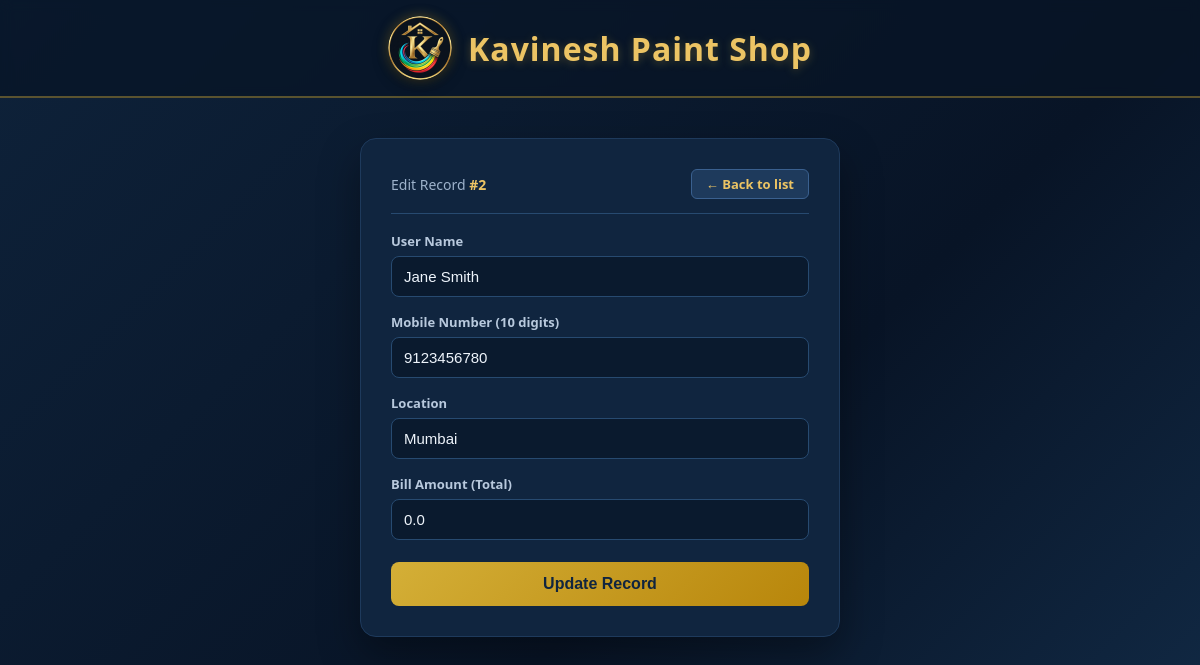
Screenshot of /admin/edit/2 (signed in) with the database file from the repository.
### tables this page shows
CREATE TABLE cards (
                id INTEGER PRIMARY KEY AUTOINCREMENT,
                number INTEGER UNIQUE NOT NULL,
                name TEXT NOT NULL,
                mobile TEXT NOT NULL,
                site TEXT NOT NULL,
                location TEXT NOT NULL,
                photo TEXT NOT NULL,
                card_image TEXT NOT NULL,
                created_at TEXT NOT NULL
            , amount REAL NOT NULL DEFAULT 0);

### app.py (the view, shortened to what this page needs)
@app.route("/admin/edit/<int:rec_id>", methods=["GET", "POST"])
@admin_required
def admin_edit(rec_id):
    db = get_db()
    rec = db.execute("SELECT * FROM cards WHERE id = ?", (rec_id,)).fetchone()
    if rec is None:
        abort(404)
    return render_template("edit.html", rec=rec, form={})

### app.py (called while the page is built)
def get_db():
    if "db" not in g:
        g.db = sqlite3.connect(DB_PATH)
        g.db.row_factory = sqlite3.Row
        g.db.execute("PRAGMA foreign_keys = ON")
    return g.db

@app.context_processor
def inject_globals():
    return {"MAX_NUMBER": MAX_NUMBER}

def admin_required(view):
    @wraps(view)
    def wrapped(*args, **kwargs):
        if not session.get("admin_logged_in"):
            return redirect(url_for("admin_login", next=request.path))
        return view(*args, **kwargs)
    return wrapped

### templates/edit.html (shortened to what this page needs)
<!doctype html>
<html lang="en">
<head>
  <link rel="stylesheet" href="{{ url_for('static', filename='style.css') }}">
</head>
<body>
  <header class="site-header">
    <a href="{{ url_for('index') }}" class="site-brand">
      <img class="site-logo" src="{{ url_for('static', filename='logo.png') }}" alt="Kavinesh Paint Shop Logo">
      <h1 class="site-name">Kavinesh Paint Shop</h1>
    </a>
  </header>
  <div class="page">
    <div class="panel">
      <div class="admin-bar">
        <span class="admin-user">Edit Record <strong>#{{ rec['number'] }}</strong></span>
        <a class="mini" href="{{ url_for('admin') }}">&larr; Back to list</a>
      </div>
      <form method="post" class="form">
        <div class="row">
          <label for="name">User Name</label>
          <input id="name" name="name" type="text" value="{{ form.get('name', rec['name']) }}" required>
        </div>
        <div class="row">
          <label for="mobile">Mobile Number (10 digits)</label>
          <input id="mobile" name="mobile" type="tel" value="{{ form.get('mobile', rec['mobile']) }}" placeholder="Enter 10-digit mobile number" maxlength="10" minlength="10" pattern="[0-9]{10}" inputmode="numeric" oninput="this.value = this.value.replace(/[^0-9]/g, '').slice(0, 10);" required>
        </div>
        <div class="row">
          <label for="location">Location</label>
          <input id="location" name="location" type="text" value="{{ form.get('location', rec['location']) }}" required>
        </div>
        <div class="row">
          <label for="amount">Bill Amount (Total)</label>
          <input id="amount" name="amount" type="number" step="0.01" min="0" value="{{ form.get('amount', rec['amount']) }}">
        </div>
        <button type="submit">Update Record</button>
      </form>
    </div>
  </div>
</body>
</html>

### static/style.css (style rules this page uses)
* { box-sizing: border-box; margin: 0; padding: 0; }
body { font-family: "Segoe UI", Arial, sans-serif; background: linear-gradient(135deg, #0e223a 0%, #081426 60%, #122b47 100%); min-height: 100vh; color: #e8eef6; }
.page { max-width: 1100px; margin: 0 auto; padding: 40px 20px; display: flex; flex-wrap: wrap; gap: 28px; align-items: flex-start; justify-content: center; }
.site-header { width: 100%; display: flex; align-items: center; justify-content: center; gap: 18px; min-height: 88px; padding: 16px 24px; background: rgba(8, 20, 38, 0.7); backdrop-filter: blur(6px); border-bottom: 2px solid rgba(212, 175, 55, 0.4); }
.site-brand { display: inline-flex; align-items: center; gap: 16px; text-decoration: none; cursor: pointer; transition: transform 0.2s ease, opacity 0.2s ease; }
.site-logo { height: 64px; width: 64px; object-fit: contain; border-radius: 50%; background: transparent; padding: 0; box-shadow: 0 4px 16px rgba(0, 0, 0, 0.45), 0 0 12px rgba(212, 175, 55, 0.35); flex-shrink: 0; transition: transform 0.25s ease, box-shadow 0.25s ease; }
.site-name { font-size: 32px; color: #ecc464; margin: 0; font-weight: 800; letter-spacing: 1px; word-break: break-word; text-shadow: 0 2px 10px rgba(212, 175, 55, 0.3); }
.panel { background: #10253f; border: 1px solid #1e3a5c; border-radius: 16px; padding: 30px; width: 100%; max-width: 480px; box-shadow: 0 18px 40px rgba(0, 0, 0, 0.35); }
h1 { font-size: 26px; color: #ecc464; margin-bottom: 6px; text-align: center; }
.form { display: flex; flex-direction: column; gap: 16px; }
.row { display: flex; flex-direction: column; gap: 6px; }
label { font-size: 13px; color: #b8c9dd; font-weight: 600; }
input { background: #0a1a2e; border: 1px solid #274a70; border-radius: 8px; padding: 11px 12px; color: #eef4fb; font-size: 15px; outline: none; transition: border-color 0.2s; }
button { margin-top: 6px; background: linear-gradient(135deg, #d4af37, #b8860b); border: none; border-radius: 8px; padding: 13px; color: #10253f; font-size: 16px; font-weight: 700; cursor: pointer; transition: transform 0.15s, box-shadow 0.15s; }
.admin-bar { display: flex; align-items: center; justify-content: space-between; gap: 12px; margin-bottom: 18px; padding-bottom: 14px; border-bottom: 1px solid #274a70; }
.admin-user { font-size: 14px; color: #9db2cb; }
.admin-user strong { color: #ecc464; }
.mini { display: inline-block; background: #1e3a5c; border: 1px solid #3a608f; color: #ecc464; text-decoration: none; border-radius: 6px; padding: 5px 14px; font-size: 13px; font-weight: 600; font-family: inherit; line-height: normal; cursor: pointer; }

### rows the page displays
cards: number "2", name "Jane Smith", mobile "9123456780", location "Mumbai", amount "0.0"
